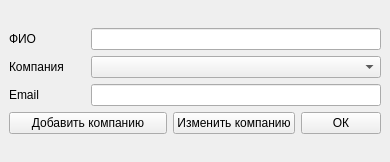
<?xml version="1.0" encoding="UTF-8"?>
<ui version="4.0">
 <class>MainWindow</class>
 <widget class="QMainWindow" name="MainWindow">
  <property name="geometry">
   <rect>
    <x>0</x>
    <y>0</y>
    <width>390</width>
    <height>162</height>
   </rect>
  </property>
  <property name="windowTitle">
   <string>MainWindow</string>
  </property>
  <widget class="QWidget" name="centralwidget">
   <layout class="QGridLayout" name="gridLayout_2">
    <item row="0" column="0">
     <layout class="QGridLayout" name="gridLayout">
      <item row="3" column="3">
       <widget class="QPushButton" name="Okey">
        <property name="text">
         <string>ОК</string>
        </property>
       </widget>
      </item>
      <item row="2" column="0">
       <widget class="QLabel" name="label_3">
        <property name="text">
         <string>Email</string>
        </property>
       </widget>
      </item>
      <item row="1" column="0">
       <widget class="QLabel" name="label_2">
        <property name="text">
         <string>Компания</string>
        </property>
       </widget>
      </item>
      <item row="0" column="0">
       <widget class="QLabel" name="label">
        <property name="text">
         <string>ФИО</string>
        </property>
       </widget>
      </item>
      <item row="3" column="2">
       <widget class="QPushButton" name="editCompany">
        <property name="text">
         <string>Изменить компанию</string>
        </property>
       </widget>
      </item>
      <item row="3" column="0" colspan="2">
       <widget class="QPushButton" name="addCompany">
        <property name="text">
         <string>Добавить компанию</string>
        </property>
       </widget>
      </item>
      <item row="0" column="1" colspan="3">
       <widget class="QLineEdit" name="fio"/>
      </item>
      <item row="1" column="1" colspan="3">
       <widget class="QComboBox" name="comboBox"/>
      </item>
      <item row="2" column="1" colspan="3">
       <widget class="QLineEdit" name="email"/>
      </item>
     </layout>
    </item>
   </layout>
  </widget>
 </widget>
 <resources/>
 <connections/>
</ui>
